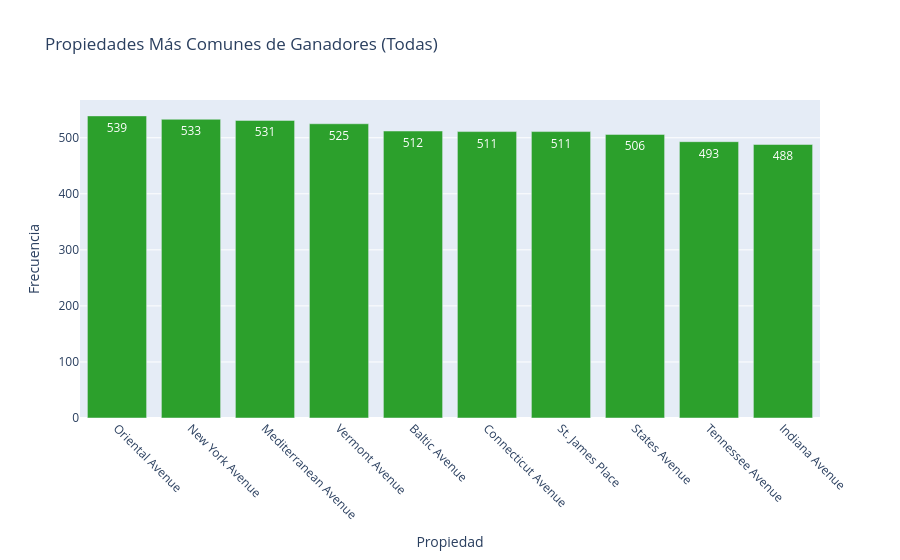

Write notebook code for a chart like this one.
### Code cell
fig3.show()

### Figure 1 — Plotly figure (JSON) as saved in the notebook; plotly's stock layout.template omitted (floating-point values rounded to 4 significant figures)
{"data": [{"marker": {"color": "#2ca02c"}, "text": ["539", "533", "531", "525", "512", "511", "511", "506", "493", "488"], "textposition": "auto", "type": "bar", "x": ["Oriental Avenue", "New York Avenue", "Mediterranean Avenue", "Vermont Avenue", "Baltic Avenue", "Connecticut Avenue", "St. James Place", "States Avenue", "Tennessee Avenue", "Indiana Avenue"], "y": [539, 533, 531, 525, 512, 511, 511, 506, 493, 488]}], "layout": {"showlegend": false, "title": {"text": "Propiedades Más Comunes de Ganadores (Todas)"}, "xaxis": {"tickangle": 45, "title": {"text": "Propiedad"}}, "yaxis": {"title": {"text": "Frecuencia"}}}}
